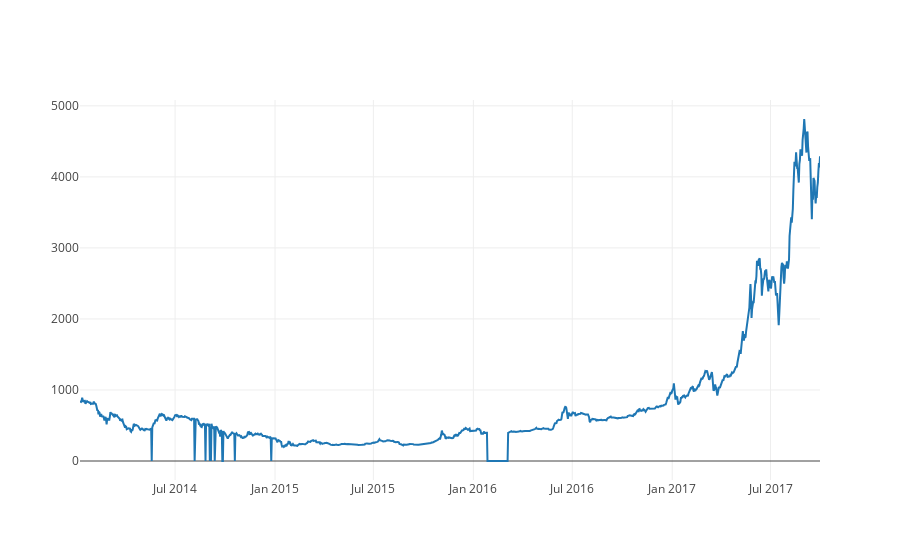

Notebook code for this chart:
### Code cell
# Chart the BTC pricing data
btc_trace = go.Scatter(x=btc_usd_price_kraken.index, y=btc_usd_price_kraken['Weighted Price'])
py.iplot([btc_trace])

### Figure 1 — Plotly figure (JSON) as saved in the notebook; plotly's stock layout.template omitted (floating-point values rounded to 4 significant figures; data arrays with more than 128 entries replaced by an {"elided": "..."} marker saying what was removed)
{"data": [{"type": "scatter", "x": {"elided": "1363 str values"}, "y": {"elided": "1363 float values"}}], "layout": {}}
